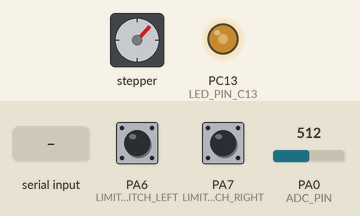
The sketch below on a simulated STM32 Blue Pill. On the bench: stepper motor, output pins drawn as LEDs (lit = HIGH). Wiring (inferred from the names in the program): stepper motor driver (200 steps per turn assumed): step PA2; direction PA4. Inputs (shaded band) come from the test bench; at power-on: PA0 (ADC_PIN) = 512, PA6 (LIMIT_SWITCH_LEFT) HIGH, PA7 (LIMIT_SWITCH_RIGHT) HIGH (analog values on the 0–1023 scale). EEPROM starts erased; pins used as bus, display or sensor lines are not drawn; what the sketch prints to the serial monitor is not drawn.

Above: at 1.2 s.
1.3 s: "90,45\n" received over Serial
At 1.5 s:
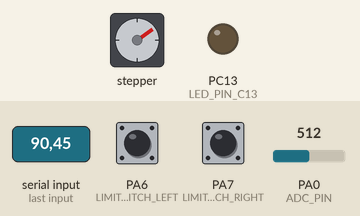
4.3 s: PA0 (ADC_PIN) set to 532
At 4.51 s:
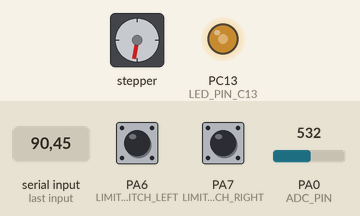
7.3 s: PA6 (LIMIT_SWITCH_LEFT) pulled LOW for 0.25 s
At 7.51 s:
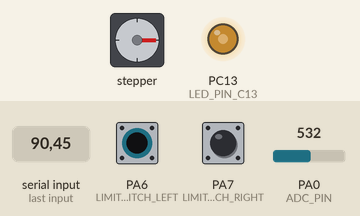
10.3 s: PA0 (ADC_PIN) set to 1010
At 10.52 s:
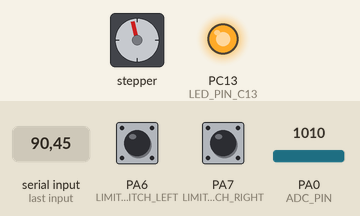
13.3 s: PA7 (LIMIT_SWITCH_RIGHT) pulled LOW for 1 s
16.3 s: PA6 (LIMIT_SWITCH_LEFT) pulled LOW for 1 s
Timing chart, 0 to 32.5 s (numbered marks = the images above; inputs shaded):
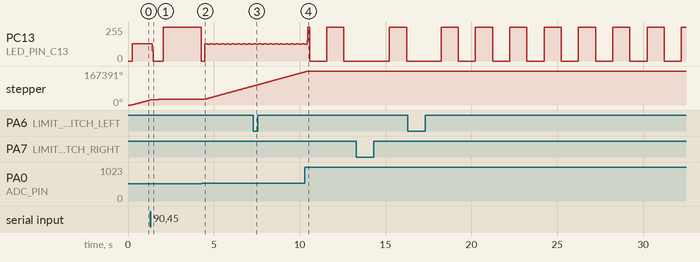

The sketch:

stm32_arduino.ino
```cpp
#include <Arduino.h>
#include <EEPROM.h>

// 定义 LED 引脚
#define LED_PIN_C13 PC13
#define PULSE_PIN PA2
#define DIRECTION_PIN PA4

// 定义限位开关和方向控制引脚
#define LIMIT_SWITCH_LEFT PA6  //red
#define LIMIT_SWITCH_RIGHT PA7

#define ADC_PIN PA0


#define EEPROM_ADDR 0  // 存储频率值的 EEPROM 地址

HardwareTimer *MyTim = new HardwareTimer(TIM1);

volatile bool motorRunning = true; // 用于指示电机是否正在运行
volatile bool toggleA0 = false;
volatile bool toggleC13 = false;
volatile unsigned int counter = 0; // 计数器，用于 PC13 频率控制


// 定时器中断处理函数
void TimerHandler() {
  if (!motorRunning) {
    return; // 如果电机不运行，直接返回
  }

  toggleA0 = !toggleA0;
  digitalWrite(PULSE_PIN, toggleA0);

  counter++;
  if (counter % 100 == 0) {
    toggleC13 = !toggleC13;
    digitalWrite(LED_PIN_C13, toggleC13);
  }
}

// 更新定时器频率
void updateTimerFrequency(float newFrequency) {
  // 停止定时器以进行配置
  MyTim->pause();
  // 设置新频率
  MyTim->setOverflow(newFrequency, HERTZ_FORMAT);
  // 附加中断处理函数
  MyTim->attachInterrupt(TimerHandler);
  // 启动定时器
  MyTim->resume();
  motorRunning = true;
}

// 停止电机
void stopMotor() {
  motorRunning = false;
  MyTim->pause(); // 停止定时器
  digitalWrite(LED_PIN_C13, LOW);
  digitalWrite(PULSE_PIN, LOW);
}

// 设置电机方向
void setMotorDirection(bool direction) {
  digitalWrite(DIRECTION_PIN, direction);
  Serial.print(counter);
  Serial.print(" c ");
  if(direction==HIGH){
    Serial.println("Left red limit: set HIGH");
  }
  if(direction==LOW){
    Serial.println("Right green limit: set LOW");
  }


  counter = 0;
}

// 从 EEPROM 读取频率值
float readFrequencyFromEEPROM() {
  float frequency;
  EEPROM.get(EEPROM_ADDR, frequency);
  return frequency;
}

// 将频率值写入 EEPROM
void writeFrequencyToEEPROM(float frequency) {
  EEPROM.put(EEPROM_ADDR, frequency);
}

void setup() {
  // 初始化串口通信，波特率为 115200
  Serial.begin(115200);

  // 初始化 LED 引脚为输出模式
  pinMode(LED_PIN_C13, OUTPUT);
  pinMode(PULSE_PIN, OUTPUT);

  // 初始化限位开关和方向控制引脚
  pinMode(LIMIT_SWITCH_LEFT, INPUT_PULLUP);
  pinMode(LIMIT_SWITCH_RIGHT, INPUT_PULLUP);

  pinMode(DIRECTION_PIN, OUTPUT);
  setMotorDirection(HIGH);

  // 初始化 ADC
  analogReadResolution(12); // 设置 ADC 分辨率为 12 位
  pinMode(ADC_PIN, INPUT_ANALOG);

  // 从 EEPROM 读取频率值并设置定时器周期
  float storedFrequency = readFrequencyFromEEPROM();
  if (storedFrequency > 0) {
    updateTimerFrequency(storedFrequency);
    Serial.print("Loaded stored frequency: ");
    Serial.println(storedFrequency);
  } else {
    updateTimerFrequency(1.1);
    Serial.println("No valid stored frequency. Using default: 1.1 Hz");
  }

  // 打印编译时间
  Serial.print("Compiled on: ");
  Serial.print(__DATE__);
  Serial.print(" at ");
  Serial.println(__TIME__);

  Serial.println("Timer started");
}


void loop() {
  static unsigned long lastSerialTime = 0;
  static unsigned long lastAdcTime = 0;
  static int lastAdcValue = 0;

  unsigned long currentTime = millis();


  // 检查是否有串口输入
  if (Serial.available() > 0) {
    float newFrequency = Serial.parseFloat(); // 读取串口输入的新频率值
    if (newFrequency > 0) {
      updateTimerFrequency(newFrequency); // 更新定时器频率
      writeFrequencyToEEPROM(newFrequency); // 将新频率值写入 EEPROM
      Serial.print("Updated frequency to: ");
      Serial.println(newFrequency);
    } else {
      Serial.println("Invalid frequency. Please enter a positive number.");
    }


  }


if (currentTime - lastAdcTime >= 100) {
    lastAdcTime = currentTime;
    int adcValue = analogRead(ADC_PIN); // 读取 ADC_PIN 的 ADC 值

    Serial.print(" ADC:");
    Serial.print(adcValue);

    if (abs(adcValue - lastAdcValue) > 20) {
      float newFrequency = adcValue * 12; // 将 ADC 值转换为频率范围 0-50000

      if (adcValue > 4000) {
        newFrequency = 100; // 如果 ADC 超过  设置为 100
        Serial.print("[ADC>4000, 100hz]");
      }

      updateTimerFrequency(newFrequency); // 更新定时器频率
      //writeFrequencyToEEPROM(newFrequency); // 将新频率值写入 EEPROM  疯了吗，持续写入芯片损坏

      Serial.print(" Update_frequency: ");
      Serial.print(newFrequency);
      lastAdcValue = adcValue; // 更新上一次的 ADC 值
    }
  }


  // 检查限位开关状态
  bool leftSwitch = digitalRead(LIMIT_SWITCH_LEFT) == LOW;
  bool rightSwitch = digitalRead(LIMIT_SWITCH_RIGHT) == LOW;

  Serial.print(",limit:");
  Serial.print(leftSwitch);
  Serial.print(rightSwitch);
  if (leftSwitch && rightSwitch) {
    // 如果两个限位开关同时按下，急停
    Serial.print(counter);
    Serial.println(" Error: Both limit active. Stopping motor.");
    stopMotor();
  } else if (leftSwitch) {
    setMotorDirection(HIGH);
  } else if (rightSwitch) {
    setMotorDirection(LOW);
  }

   // 打印时间信息
  if (currentTime - lastSerialTime >= 1000) {
    lastSerialTime = currentTime;
    Serial.print(" ,Time: ");
    Serial.println(currentTime / 1000); // 打印秒数
  }


  delay(200); // 防抖延迟
}
```

Measured:
- the behaviour switches between 517 and 518 on PA0 (ADC_PIN) (found by bisection; images 1 and 2)
- after the input at 1.3 s, PC13 (LED_PIN_C13): 128/255 → 0/255 after 0.12 s, → 255/255 0.63 s later, → 0/255 2.2 s later
